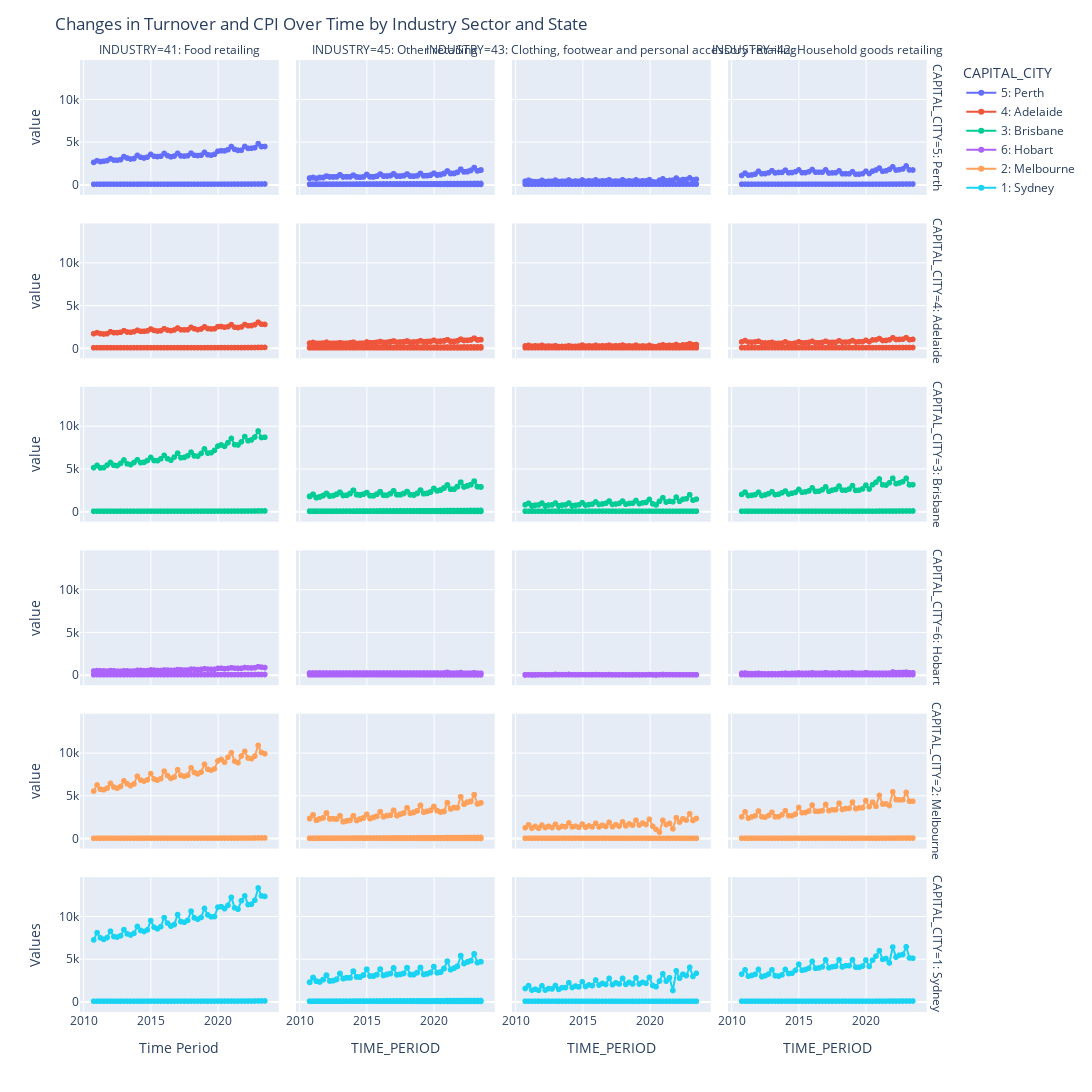

Source (notebook cell):
### Code cell
# Create a figure using Plotly Express with a 2x2 grid of subplots
fig = px.line(merged_df, x='TIME_PERIOD', y=['OBS_VALUE_CPI', 'OBS_VALUE_RT'], color='CAPITAL_CITY',
              facet_col='INDUSTRY', facet_row='CAPITAL_CITY', markers=True,
              labels={'OBS_VALUE_CPI': 'CPI', 'OBS_VALUE_RT': 'Turnover'})

# Update layout to adjust titles, legend placement, and size
fig.update_layout(
    title="Changes in Turnover and CPI Over Time by Industry Sector and State",
    xaxis_title="Time Period",
    yaxis_title="Values",
    width=1600,  # Adjust the width
    height=1200,  # Adjust the height
)

# Show the interactive plot
fig.show()
